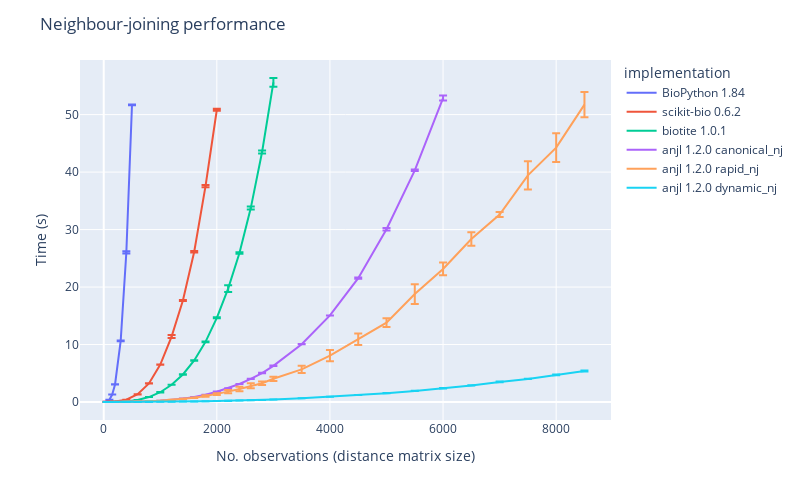

Notebook source saved alongside this figure:
### Markdown cell above
Neighbour-joining trees (NJT) are a useful tool for exploratory analysis of genetic population structure. Previously I've used a Python package called [biotite](https://www.biotite-python.org/latest/index.html) to compute NJT, but recently I was trying to build some bigger trees and things started to take a long time to run. I decided to see if I could create a faster implementation, and so [anjl](https://alimanfoo.github.io/anjl/) was born...

### Code cell
import pandas as pd
import plotly.express as px

df_results = pd.read_csv("results.csv")

df_plot = (
    df_results
    .groupby(["implementation", "size"])
    .agg(
        time_mean=("time", "mean"),
        time_std=("time", "std"),
    )
    .reset_index()
)

fig = px.line(
    df_plot,
    x="size",
    y="time_mean",
    error_y="time_std",
    width=800,
    height=500,
    color="implementation",
    category_orders=dict(
        implementation=[
            "BioPython 1.84",
            "scikit-bio 0.6.2",
            "biotite 1.0.1",
            "anjl 1.2.0 canonical_nj",
            "anjl 1.2.0 rapid_nj",
            "anjl 1.2.0 dynamic_nj",
        ]
    ),
)
fig.update_layout(
    title="Neighbour-joining performance",
    xaxis=dict(
        title="No. observations (distance matrix size)",
    ),
    yaxis=dict(
        title="Time (s)",
    ),
)
fig

### Figure 1 — Plotly figure (JSON) as saved in the notebook; plotly's stock layout.template omitted (floating-point values rounded to 4 significant figures)
{"data": [{"error_y": {"array": [0.002342, 0.004095, 0.007318, 0.02174, 0.05007, 0.1992, 0.0656]}, "hovertemplate": "implementation=BioPython 1.84<br>size=%{x}<br>time_mean=%{y}<extra></extra>", "legendgroup": "BioPython 1.84", "line": {"color": "#636efa", "dash": "solid"}, "marker": {"symbol": "circle"}, "mode": "lines", "name": "BioPython 1.84", "orientation": "v", "showlegend": true, "type": "scatter", "x": [50, 100, 150, 200, 300, 400, 500], "xaxis": "x", "y": [0.05434, 0.398, 1.303, 3.045, 10.63, 26.02, 51.7], "yaxis": "y"}, {"error_y": {"array": [0.009485, 0.0009209, 0.004008, 0.001667, 0.002779, 0.01896, 0.01561, 0.0186, 0.2518, 0.07639, 0.1221, 0.1979, 0.1727]}, "hovertemplate": "implementation=scikit-bio 0.6.2<br>size=%{x}<br>time_mean=%{y}<extra></extra>", "legendgroup": "scikit-bio 0.6.2", "line": {"color": "#EF553B", "dash": "solid"}, "marker": {"symbol": "circle"}, "mode": "lines", "name": "scikit-bio 0.6.2", "orientation": "v", "showlegend": true, "type": "scatter", "x": [50, 100, 150, 200, 400, 600, 800, 1000, 1200, 1400, 1600, 1800, 2000], "xaxis": "x", "y": [0.0187, 0.03048, 0.05869, 0.09025, 0.3975, 1.344, 3.233, 6.511, 11.38, 17.66, 26.15, 37.56, 50.85], "yaxis": "y"}, {"error_y": {"array": [6.332e-05, 8.631e-05, 0.0006129, 0.001165, 0.004184, 0.009431, 0.003699, 0.03309, 0.01035, 0.02409, 0.03979, 0.08084, 0.07867, 0.5758, 0.1329, 0.2594, 0.2515, 0.7676]}, "hovertemplate": "implementation=biotite 1.0.1<br>size=%{x}<br>time_mean=%{y}<extra></extra>", "legendgroup": "biotite 1.0.1", "line": {"color": "#00cc96", "dash": "solid"}, "marker": {"symbol": "circle"}, "mode": "lines", "name": "biotite 1.0.1", "orientation": "v", "showlegend": true, "type": "scatter", "x": [50, 100, 150, 200, 400, 600, 800, 1000, 1200, 1400, 1600, 1800, 2000, 2200, 2400, 2600, 2800, 3000], "xaxis": "x", "y": [0.0006151, 0.001988, 0.005505, 0.013, 0.09611, 0.3514, 0.8578, 1.698, 3.008, 4.784, 7.237, 10.46, 14.65, 19.74, 25.93, 33.74, 43.5, 55.6], "yaxis": "y"}, {"error_y": {"array": [7.214e-05, 5.73e-05, 0.0002365, 0.0009351, 0.001435, 0.002834, 0.00268, 0.0008001, 0.00525, 0.009555, 0.001868, 0.006789, 0.02857, 0.004062, 0.0131, 0.005486, 0.04866, 0.05283, 0.02114, 0.002544, 0.1208, 0.2053, 0.1267, 0.4364]}, "hovertemplate": "implementation=anjl 1.2.0 canonical_nj<br>size=%{x}<br>time_mean=%{y}<extra></extra>", "legendgroup": "anjl 1.2.0 canonical_nj", "line": {"color": "#ab63fa", "dash": "solid"}, "marker": {"symbol": "circle"}, "mode": "lines", "name": "anjl 1.2.0 canonical_nj", "orientation": "v", "showlegend": true, "type": "scatter", "x": [50, 100, 150, 200, 400, 600, 800, 1000, 1200, 1400, 1600, 1800, 2000, 2200, 2400, 2600, 2800, 3000, 3500, 4000, 4500, 5000, 5500, 6000], "xaxis": "x", "y": [0.0002143, 0.0006085, 0.0014, 0.003296, 0.01764, 0.05174, 0.1165, 0.2142, 0.3616, 0.5837, 0.8679, 1.252, 1.78, 2.396, 3.139, 4.029, 5.035, 6.296, 10.05, 15.06, 21.55, 30.05, 40.31, 52.87], "yaxis": "y"}, {"error_y": {"array": [0.0001807, 0.0001471, 0.0006203, 0.0009749, 0.002749, 0.001921, 0.02831, 0.01858, 0.02726, 0.03658, 0.04942, 0.1347, 0.1543, 0.2946, 0.3976, 0.4299, 0.2967, 0.3737, 0.6466, 0.9713, 0.9966, 0.7587, 1.726, 1.109, 1.168, 0.4265, 2.473, 2.514, 2.191]}, "hovertemplate": "implementation=anjl 1.2.0 rapid_nj<br>size=%{x}<br>time_mean=%{y}<extra></extra>", "legendgroup": "anjl 1.2.0 rapid_nj", "line": {"color": "#FFA15A", "dash": "solid"}, "marker": {"symbol": "circle"}, "mode": "lines", "name": "anjl 1.2.0 rapid_nj", "orientation": "v", "showlegend": true, "type": "scatter", "x": [50, 100, 150, 200, 400, 600, 800, 1000, 1200, 1400, 1600, 1800, 2000, 2200, 2400, 2600, 2800, 3000, 3500, 4000, 4500, 5000, 5500, 6000, 6500, 7000, 7500, 8000, 8500], "xaxis": "x", "y": [0.000621, 0.00173, 0.003928, 0.007837, 0.02972, 0.07627, 0.1502, 0.2178, 0.3472, 0.5216, 0.7287, 1.039, 1.364, 1.808, 2.273, 2.811, 3.274, 4.034, 5.676, 8.07, 10.92, 13.81, 18.78, 23.15, 28.35, 32.62, 39.43, 44.26, 51.73], "yaxis": "y"}, {"error_y": {"array": [0.0001247, 7.522e-05, 0.0002327, 8.409e-05, 0.001358, 0.0007512, 0.001105, 0.003585, 0.001529, 0.002727, 0.004816, 0.00231, 0.007089, 0.007834, 0.003243, 0.01076, 0.004162, 0.003452, 0.01591, 0.01338, 0.001328, 0.01606, 0.01441, 0.03011, 0.02486, 0.06248, 0.03898, 0.05498, 0.09375]}, "hovertemplate": "implementation=anjl 1.2.0 dynamic_nj<br>size=%{x}<br>time_mean=%{y}<extra></extra>", "legendgroup": "anjl 1.2.0 dynamic_nj", "line": {"color": "#19d3f3", "dash": "solid"}, "marker": {"symbol": "circle"}, "mode": "lines", "name": "anjl 1.2.0 dynamic_nj", "orientation": "v", "showlegend": true, "type": "scatter", "x": [50, 100, 150, 200, 400, 600, 800, 1000, 1200, 1400, 1600, 1800, 2000, 2200, 2400, 2600, 2800, 3000, 3500, 4000, 4500, 5000, 5500, 6000, 6500, 7000, 7500, 8000, 8500], "xaxis": "x", "y": [0.0004436, 0.0007393, 0.001363, 0.002028, 0.007166, 0.01281, 0.0208, 0.03425, 0.04744, 0.06841, 0.09293, 0.1273, 0.1639, 0.2028, 0.2539, 0.3121, 0.365, 0.4368, 0.6556, 0.9107, 1.209, 1.544, 1.934, 2.394, 2.876, 3.488, 4.022, 4.715, 5.391], "yaxis": "y"}], "layout": {"height": 500, "legend": {"title": {"text": "implementation"}, "tracegroupgap": 0}, "margin": {"t": 60}, "title": {"text": "Neighbour-joining performance"}, "width": 800, "xaxis": {"anchor": "y", "autorange": true, "domain": [0, 1], "range": [-419.4, 8969.0], "title": {"text": "No. observations (distance matrix size)"}, "type": "linear"}, "yaxis": {"anchor": "x", "autorange": true, "domain": [0, 1], "range": [-3.132, 59.5], "title": {"text": "Time (s)"}, "type": "linear"}}}
